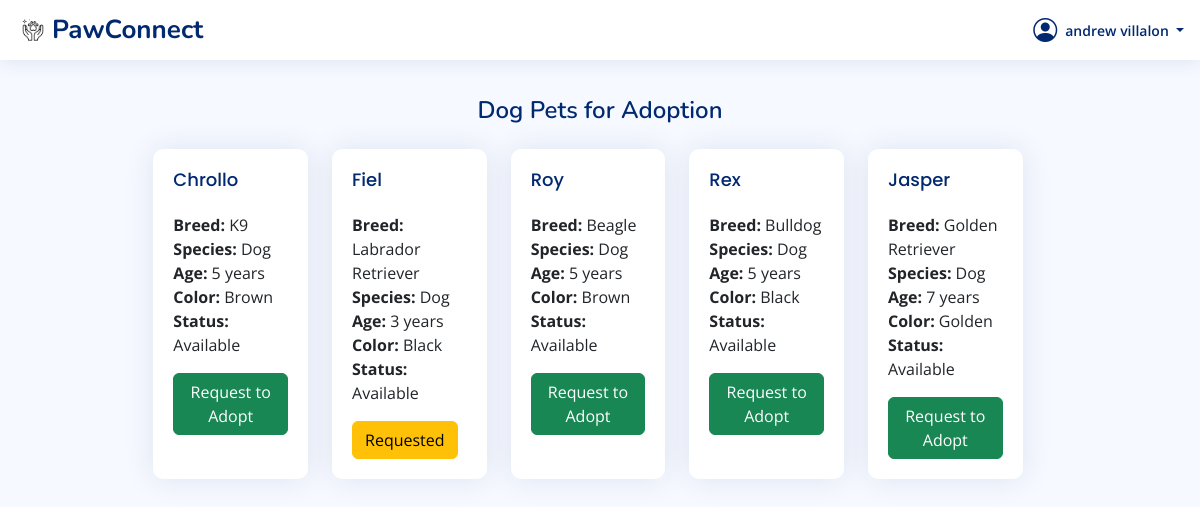
/view/users/choosePet.php?type=dog (signed in), run on the app's committed database.
### tables this page shows
CREATE TABLE `pets` (
  `id` int(11) NOT NULL,
  `name` varchar(100) NOT NULL,
  `species` enum('Cat','Dog','Bird','Rabbit','Other') NOT NULL,
  `breed` varchar(100) DEFAULT NULL,
  `age` int(11) DEFAULT NULL,
  `gender` enum('Male','Female') NOT NULL,
  `color` varchar(50) DEFAULT NULL,
  `adoption_status` enum('Available','Adopted') DEFAULT 'Available',
  `created_at` timestamp NOT NULL DEFAULT current_timestamp()
);

### view/users/choosePet.php (the view, shortened to what this page needs)
<?php
include("../../auth/authenticationForUser.php");
include("../users/includes/header.php");
include("../users/includes/topbar.php");
$petType = isset($_GET['type']) ? $_GET['type'] : '';
?>
<main style=" display: flex; justify-content: center; align-items: center; flex-direction: column; padding-top: 6em; ">
<div class="pagetitle" style="margin-bottom: 24px;">
    <h1><?= ucfirst($petType); ?> Pets for Adoption</h1>
</div>
<section class="section" style="flex-wrap: wrap; width: 100%; padding: 0 4rem;">
    <div class="row" style="display: flex; justify-content: center; flex-wrap: wrap; width: 100%;">
        <?php
        if ($petType === 'all') {
            $query = "SELECT * FROM `pets` WHERE `adoption_status` = 'Available'";
        } else {
            $query = "SELECT * FROM `pets` WHERE `species` = '$petType' AND `adoption_status` = 'Available'";
        }
        $query_run = mysqli_query($conn, $query);
        if (mysqli_num_rows($query_run) > 0) {
            while ($row = mysqli_fetch_assoc($query_run)) {
                $pet_id = $row['id'];
                $pet_name = $row['name'];
                $pet_adoption_status = $row['adoption_status'];
                $userId = $_SESSION['authUser']['userId'];
                $request_query = "SELECT * FROM `request_adoption` WHERE `user_id` = '$userId' AND `pet_id` = '$pet_id' AND `status` != 'Rejected'";
                $request_result = mysqli_query($conn, $request_query);
                $is_requested = mysqli_num_rows($request_result) > 0;
                if ($pet_adoption_status == 'Adopted') {
                    $button_text = "Adopted";
                    $button_class = "btn btn-secondary";
                } elseif ($is_requested) {
                    $button_text = "Requested";
                    $button_class = "btn btn-warning";
                } else {
                    $button_text = "Request to Adopt";
                    $button_class = "btn btn-success";
                }
        ?>
        <div class="col-lg-2 col-md-4 col-sm-6 mb-4" style="display: flex; justify-content: center; margin-bottom: 20px; ">
            <div class="card" style="width: 18rem; transition: transform 0.3s ease, box-shadow 0.3s ease; border-radius: 10px; overflow: hidden;">
                <div class="card-body">
                    <h5 class="card-title"><?= $pet_name; ?></h5>
                    <p class="card-text">
                        <strong>Breed:</strong> <?= $row['breed']; ?><br>
                        <strong>Species:</strong> <?= $row['species']; ?><br>
                        <strong>Age:</strong> <?= $row['age']; ?> years<br>
                        <strong>Color:</strong> <?= $row['color']; ?><br>
                        <strong>Status:</strong> <?= $pet_adoption_status; ?>
                    </p>
                    <a href="<?php echo $button_class == 'btn btn-success' ? './controllers/requestAdoption.php?pet_id=' . $pet_id : '#'; ?>"
                       class="btn <?= $button_class; ?>"
                       <?php echo $button_class == 'btn btn-secondary' ? 'disabled' : ''; ?>>
                       <?= $button_text; ?>
                    </a>
                </div>
            </div>
        </div>
        <?php
            }
        } else {
            echo '<p style="text-align:center;">No pets of this type available for adoption at the moment.</p>';
        }
        ?>
    </div>
</section>
</main>

### assets/css/style.css (style rules this page uses)
:root { scroll-behavior: smooth; }
body { font-family: "Open Sans", sans-serif; background: #f6f9ff; color: #444444; }
a { color: #4154f1; text-decoration: none; }
h1, h2, h3, h4, h5, h6 { font-family: "Nunito", sans-serif; }
.pagetitle { margin-bottom: 10px; }
.pagetitle h1 { font-size: 24px; margin-bottom: 0; font-weight: 600; color: #012970; }
.card { margin-bottom: 30px; border: none; border-radius: 5px; box-shadow: 0px 0 30px rgba(1, 41, 112, 0.1); }
.card-title { padding: 20px 0 15px 0; font-size: 18px; font-weight: 500; color: #012970; font-family: "Poppins", sans-serif; }
.card-body { padding: 0 20px 20px 20px; }

### data on the page
pets: name "Chrollo", breed "K9", species "Dog", age "5", color "Brown", adoption_status "Available", adoption_status "Request to Adopt"
pets: name "Fiel", breed "Labrador Retriever", species "Dog", age "3", color "Black", adoption_status "Available", adoption_status "Requested"
pets: name "Roy", breed "Beagle", species "Dog", age "5", color "Brown", adoption_status "Available", adoption_status "Request to Adopt"
pets: name "Rex", breed "Bulldog", species "Dog", age "5", color "Black", adoption_status "Available", adoption_status "Request to Adopt"
pets: name "Jasper", breed "Golden Retriever", species "Dog", age "7", color "Golden", adoption_status "Available", adoption_status "Request to Adopt"

### other printed values
$_SESSION['authUser']['fullName'] "andrew villalon"
$petType "Dog"
